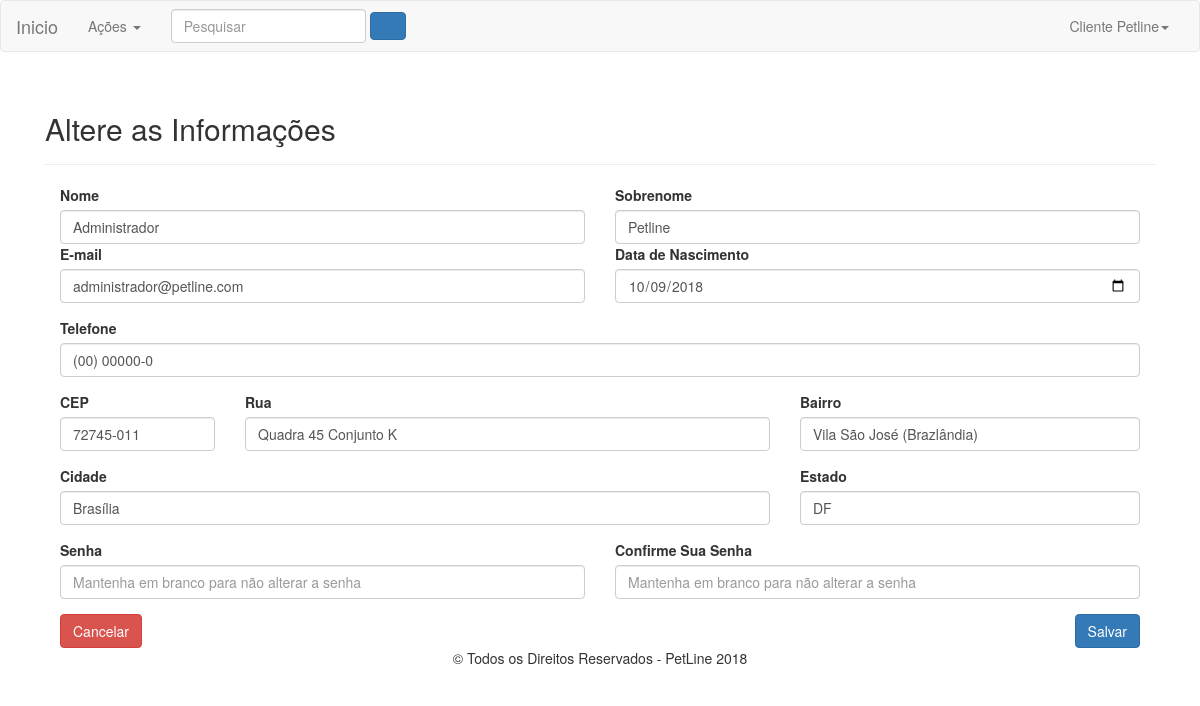
/consulta/detalha_usuario.php?id=1 (signed in), run on the app's committed database.
### tables this page shows
CREATE TABLE `usuario` (
  `id` int(11) NOT NULL AUTO_INCREMENT,
  `nome` varchar(255) NOT NULL,
  `sobrenome` varchar(255) NOT NULL,
  `login` varchar(25) NOT NULL,
  `senha` varchar(50) NOT NULL,
  `email` varchar(255) NOT NULL,
  `telefone` varchar(50) NOT NULL,
  `rg` varchar(20) NOT NULL,
  `cpf` varchar(25) NOT NULL,
  `uf` char(2) NOT NULL,
  `cep` varchar(20) NOT NULL,
  `cidade` varchar(255) NOT NULL,
  `rua` varchar(255) NOT NULL,
  `bairro` varchar(255) NOT NULL,
  `dt_nascimento` timestamp NOT NULL DEFAULT CURRENT_TIMESTAMP,
  `descricao` text,
  `perfil` char(3) NOT NULL,
  `ativo` int(11) DEFAULT NULL,
  `dt_alteracao` timestamp NOT NULL DEFAULT CURRENT_TIMESTAMP ON UPDATE CURRENT_TIMESTAMP,
  PRIMARY KEY (`id`),
  UNIQUE KEY `cpf` (`cpf`),
  UNIQUE KEY `login` (`login`),
  KEY `idx_cliente` (`id`)
);

### consulta/detalha_usuario.php (the view, shortened to what this page needs)
<?php
    include "../cabecalho.php";
    if (isset($_GET['id'])) {
        $id = $_GET['id'];
        $sqlConsultaUsuario = "SELECT nome, sobrenome, email, dt_nascimento, telefone, rg, cpf, cep, rua, cidade, bairro, uf, perfil, descricao FROM usuario WHERE id = $id";
        $resultadoConsultaUsuario = mysqli_query($conn,$sqlConsultaUsuario);
        $contadorConsultaUsuario = mysqli_num_rows($resultadoConsultaUsuario);
        if ($contadorConsultaUsuario != 0) {
            while ($linhaUsuario = $resultadoConsultaUsuario -> fetch_array(MYSQLI_ASSOC)) {
                $nome = utf8_encode($linhaUsuario['nome']);
                $sobrenome = utf8_encode($linhaUsuario['sobrenome']);
                $email = $linhaUsuario['email'];
                $dt_nascimento = $linhaUsuario['dt_nascimento'];
                $telefone = $linhaUsuario['telefone'];
                $cep = $linhaUsuario['cep'];
                $rua = utf8_encode($linhaUsuario['rua']);
                $cidade = utf8_encode($linhaUsuario['cidade']);
                $bairro = utf8_encode($linhaUsuario['bairro']);
                $uf = utf8_encode($linhaUsuario['uf']);
            }
        }
    }
?>
<head>
</head>
    <div class="container">
        <div class="col-md-12">
            <div class="page-header">
                <h2>Altere as Informações</h2>
            </div>
<?php
    echo "<form action='http://www.petline.com.br/cadastra_usuario.php?id=$id' method='post' name='cadastro_usuario' id='cadastro_usuario'>";
?>
            <div class="form-row">
                <div class="col-md-6">
                    <label for="nome">Nome</label>
                    <input type="text" class="form-control" name="nome" maxlength="255" id="nome" value='<?php echo $nome; ?>'>
                </div>
                <div class="col-md-6">
                    <label for="sobrenome">Sobrenome</label>
                    <input type="text" class="form-control" name="sobrenome" maxlength="255" id="sobrenome" value='<?php echo $sobrenome; ?>'>
                </div>
            </div>
             <div class="form-group col-md-6">
                <label for="email">E-mail</label>
                <input type="text" class="form-control" name="email" id="email" onblur="validacaoEmail(event)" maxlength="60" size='65' value='<?php echo $email; ?>'>
            </div>
            <div class="form-group col-md-6">
                <label for="dt_nascimento">Data de Nascimento</label>
                <input type="date" class="form-control" name="dt_nascimento" id="dt_nascimento" value=<?php echo $dt_nascimento; ?>>
            </div>
            <div class="form-group col-md-12">
                <label for="telefone">Telefone</label>
                <input type="text" class="form-control" name="telefone" maxlength="15" id="telefone" onkeydown="validateNumber(event);" pattern="\([0-9]{2}\)[\s][0-9]{4}-[0-9]{4,5}" value='<?php echo $telefone; ?>'>
            </div>
            <div class="form-row">
                <div class="form-group col-md-2">
                    <label for="cep">CEP</label>
                    <input type="text" name="cep" id="cep" size="10" maxlength="9"  class="form-control" onkeydown="validateNumber(event);" pattern="\([0-9]{2}\)[\s][0-9]{4}-[0-9]{4,5}" onblur="pesquisacep(this.value);" value='<?php echo $cep; ?>'>
                </div>
                <div class="form-group col-md-6">
                    <label for="rua">Rua</label>
                    <input type="text" name="rua" id="rua"  class="form-control" value='<?php echo $rua; ?>'>
                </div>
                <div class="form-group col-md-4">
                    <label for="bairro">Bairro</label>
                    <input type="text" name="bairro" id="bairro"  class="form-control" value='<?php echo $bairro; ?>'>
                </div>
            </div>
            <div class="form-group col-md-8">
                <label for="cidade">Cidade</label>
                <input type="text" class="form-control" name="cidade" maxlength="255" id="cidade" value='<?php echo $cidade; ?>'>
            </div>
            <div class="form-group col-md-4">
                <label for="uf">Estado</label>
                <input type="text" class="form-control" name="uf" maxlength="2" id="uf" value='<?php echo $uf; ?>'>
            </div>
            <div class="form-group col-md-6">
                <label for="senhaAlteracao">Senha</label>
                <input type="password" class="form-control" name="senhaAlteracao" maxlength="50" id="senhaAlteracao" placeholder="Mantenha em branco para não alterar a senha">
            </div>
            <div class="form-group col-md-6">
                <label for="senhaAlteracao2">Confirme Sua Senha</label>
                <input type="password" class="form-control" name="senhaAlteracao2" maxlength="50" id="senhaAlteracao2" placeholder="Mantenha em branco para não alterar a senha">
            </div>
            <div class="form-row">
                <div class="col-md-6" align="left">
                    <a href="index.php" class="btn btn-danger">Cancelar</a>
                </div>
                <div class="col-md-6" align="right">
                    <button type="button" class="btn btn-primary" id="salvar"> Salvar </button>
                </div>
            </div>
        </form>
    </div>
<?php
include "../rodape.php";
?>

### data on the page
usuario: nome "Administrador", sobrenome "Petline", email "administrador@petline.com", telefone "(00) 00000-0", cep "72745-011", rua "Quadra 45 Conjunto K", bairro "Vila São José (Brazlândia)", cidade "Brasília", uf "DF"

### other printed values
$nome "Cliente Petline"
